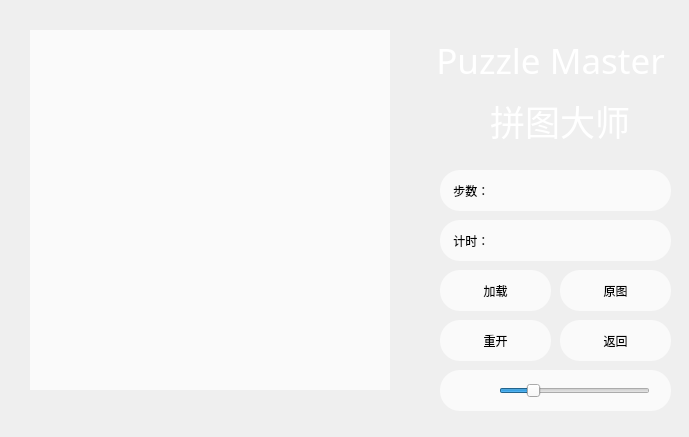
<?xml version="1.0" encoding="UTF-8"?>
<ui version="4.0">
 <class>hard</class>
 <widget class="QDialog" name="hard">
  <property name="geometry">
   <rect>
    <x>0</x>
    <y>0</y>
    <width>689</width>
    <height>437</height>
   </rect>
  </property>
  <property name="windowTitle">
   <string>Dialog</string>
  </property>
  <widget class="QPushButton" name="setpic">
   <property name="geometry">
    <rect>
     <x>440</x>
     <y>270</y>
     <width>111</width>
     <height>41</height>
    </rect>
   </property>
   <property name="styleSheet">
    <string notr="true">QPushButton{
	border-radius:20px;
	background-color: rgba(255, 255, 255,0.7);
	font: 75 12pt &quot;微软雅黑&quot;;
}
QPushButton:hover{
	background-color: rgba(255, 255, 255,0.9);
}
QPushButton:pressed{
	background-color: rgba(255, 255, 255,0.95);
}


</string>
   </property>
   <property name="text">
    <string>加载</string>
   </property>
  </widget>
  <widget class="QPushButton" name="back1">
   <property name="geometry">
    <rect>
     <x>560</x>
     <y>320</y>
     <width>111</width>
     <height>41</height>
    </rect>
   </property>
   <property name="styleSheet">
    <string notr="true">QPushButton{
	border-radius:20px;
	background-color: rgba(255, 255, 255,0.7);
	font: 75 12pt &quot;微软雅黑&quot;;
}
QPushButton:hover{
	background-color: rgba(255, 255, 255,0.9);
}
QPushButton:pressed{
	background-color: rgba(255, 255, 255,0.95);
}


</string>
   </property>
   <property name="text">
    <string>返回</string>
   </property>
  </widget>
  <widget class="QLabel" name="picbg">
   <property name="geometry">
    <rect>
     <x>31</x>
     <y>34</y>
     <width>381</width>
     <height>371</height>
    </rect>
   </property>
   <property name="text">
    <string/>
   </property>
  </widget>
  <widget class="QLabel" name="yuantu">
   <property name="geometry">
    <rect>
     <x>30</x>
     <y>30</y>
     <width>361</width>
     <height>361</height>
    </rect>
   </property>
   <property name="text">
    <string/>
   </property>
   <property name="scaledContents">
    <bool>true</bool>
   </property>
   <property name="alignment">
    <set>Qt::AlignCenter</set>
   </property>
  </widget>
  <widget class="QLabel" name="p1">
   <property name="geometry">
    <rect>
     <x>30</x>
     <y>30</y>
     <width>90</width>
     <height>90</height>
    </rect>
   </property>
   <property name="text">
    <string/>
   </property>
   <property name="scaledContents">
    <bool>true</bool>
   </property>
   <property name="alignment">
    <set>Qt::AlignCenter</set>
   </property>
  </widget>
  <widget class="QLabel" name="titleEng">
   <property name="geometry">
    <rect>
     <x>400</x>
     <y>20</y>
     <width>301</width>
     <height>81</height>
    </rect>
   </property>
   <property name="font">
    <font>
     <family>Againts</family>
     <pointsize>26</pointsize>
    </font>
   </property>
   <property name="styleSheet">
    <string notr="true">color: rgb(255, 255, 255);</string>
   </property>
   <property name="text">
    <string>Puzzle Master</string>
   </property>
   <property name="alignment">
    <set>Qt::AlignCenter</set>
   </property>
  </widget>
  <widget class="QLabel" name="bgwhite">
   <property name="geometry">
    <rect>
     <x>30</x>
     <y>30</y>
     <width>360</width>
     <height>360</height>
    </rect>
   </property>
   <property name="styleSheet">
    <string notr="true">
background-color: rgba(255, 255, 255,0.7);</string>
   </property>
   <property name="text">
    <string/>
   </property>
  </widget>
  <widget class="QPushButton" name="showpic">
   <property name="geometry">
    <rect>
     <x>560</x>
     <y>270</y>
     <width>111</width>
     <height>41</height>
    </rect>
   </property>
   <property name="styleSheet">
    <string notr="true">QPushButton{
	border-radius:20px;
	background-color: rgba(255, 255, 255,0.7);
	font: 75 12pt &quot;微软雅黑&quot;;
}
QPushButton:hover{
	background-color: rgba(255, 255, 255,0.9);
}
QPushButton:pressed{
	background-color: rgba(255, 255, 255,0.95);
}


</string>
   </property>
   <property name="text">
    <string>原图</string>
   </property>
  </widget>
  <widget class="QTextBrowser" name="showtime">
   <property name="geometry">
    <rect>
     <x>520</x>
     <y>220</y>
     <width>131</width>
     <height>41</height>
    </rect>
   </property>
   <property name="font">
    <font>
     <family>微软雅黑</family>
     <pointsize>14</pointsize>
    </font>
   </property>
   <property name="styleSheet">
    <string notr="true">background:transparent;
border-width:0;
border-style:outset;</string>
   </property>
   <property name="html">
    <string>&lt;!DOCTYPE HTML PUBLIC &quot;-//W3C//DTD HTML 4.0//EN&quot; &quot;http://www.w3.org/TR/REC-html40/strict.dtd&quot;&gt;
&lt;html&gt;&lt;head&gt;&lt;meta name=&quot;qrichtext&quot; content=&quot;1&quot; /&gt;&lt;style type=&quot;text/css&quot;&gt;
p, li { white-space: pre-wrap; }
&lt;/style&gt;&lt;/head&gt;&lt;body style=&quot; font-family:'微软雅黑'; font-size:14pt; font-weight:400; font-style:normal;&quot;&gt;
&lt;p align=&quot;center&quot; style=&quot;-qt-paragraph-type:empty; margin-top:0px; margin-bottom:0px; margin-left:0px; margin-right:0px; -qt-block-indent:0; text-indent:0px; font-family:'SimSun'; font-size:9pt;&quot;&gt;&lt;br /&gt;&lt;/p&gt;&lt;/body&gt;&lt;/html&gt;</string>
   </property>
  </widget>
  <widget class="QPushButton" name="restart">
   <property name="geometry">
    <rect>
     <x>440</x>
     <y>320</y>
     <width>111</width>
     <height>41</height>
    </rect>
   </property>
   <property name="styleSheet">
    <string notr="true">QPushButton{
	border-radius:20px;
	background-color: rgba(255, 255, 255,0.7);
	font: 75 12pt &quot;微软雅黑&quot;;
}
QPushButton:hover{
	background-color: rgba(255, 255, 255,0.9);
}
QPushButton:pressed{
	background-color: rgba(255, 255, 255,0.95);
}


</string>
   </property>
   <property name="text">
    <string>重开</string>
   </property>
  </widget>
  <widget class="QLabel" name="step">
   <property name="geometry">
    <rect>
     <x>440</x>
     <y>170</y>
     <width>231</width>
     <height>41</height>
    </rect>
   </property>
   <property name="styleSheet">
    <string notr="true">
	border-radius:20px;
	background-color: rgba(255, 255, 255,0.7);
	font: 75 12pt &quot;微软雅黑&quot;;
</string>
   </property>
   <property name="text">
    <string>    步数：</string>
   </property>
  </widget>
  <widget class="QSlider" name="volslider">
   <property name="geometry">
    <rect>
     <x>499</x>
     <y>380</y>
     <width>151</width>
     <height>21</height>
    </rect>
   </property>
   <property name="styleSheet">
    <string notr="true">QSlider{
    border-color: #cbcbcb;
}

</string>
   </property>
   <property name="sliderPosition">
    <number>20</number>
   </property>
   <property name="tracking">
    <bool>true</bool>
   </property>
   <property name="orientation">
    <enum>Qt::Horizontal</enum>
   </property>
   <property name="invertedAppearance">
    <bool>false</bool>
   </property>
   <property name="invertedControls">
    <bool>false</bool>
   </property>
   <property name="tickPosition">
    <enum>QSlider::NoTicks</enum>
   </property>
   <property name="tickInterval">
    <number>20</number>
   </property>
  </widget>
  <widget class="QLabel" name="time">
   <property name="geometry">
    <rect>
     <x>440</x>
     <y>220</y>
     <width>231</width>
     <height>41</height>
    </rect>
   </property>
   <property name="styleSheet">
    <string notr="true">
	border-radius:20px;
	background-color: rgba(255, 255, 255,0.7);
	font: 75 12pt &quot;微软雅黑&quot;;
</string>
   </property>
   <property name="text">
    <string>    计时：</string>
   </property>
  </widget>
  <widget class="QLabel" name="titleChi">
   <property name="geometry">
    <rect>
     <x>490</x>
     <y>80</y>
     <width>191</width>
     <height>81</height>
    </rect>
   </property>
   <property name="font">
    <font>
     <family>演示镇魂行楷</family>
     <pointsize>26</pointsize>
    </font>
   </property>
   <property name="styleSheet">
    <string notr="true">color: rgb(255, 255, 255);</string>
   </property>
   <property name="text">
    <string>拼图大师</string>
   </property>
  </widget>
  <widget class="QLabel" name="bg">
   <property name="geometry">
    <rect>
     <x>0</x>
     <y>0</y>
     <width>691</width>
     <height>441</height>
    </rect>
   </property>
   <property name="styleSheet">
    <string notr="true">border-image: url(:/main.jpg);</string>
   </property>
   <property name="text">
    <string/>
   </property>
  </widget>
  <widget class="QTextBrowser" name="showstep">
   <property name="geometry">
    <rect>
     <x>520</x>
     <y>170</y>
     <width>131</width>
     <height>41</height>
    </rect>
   </property>
   <property name="font">
    <font>
     <family>微软雅黑</family>
     <pointsize>14</pointsize>
    </font>
   </property>
   <property name="styleSheet">
    <string notr="true">background:transparent;
border-width:0;
border-style:outset;</string>
   </property>
   <property name="html">
    <string>&lt;!DOCTYPE HTML PUBLIC &quot;-//W3C//DTD HTML 4.0//EN&quot; &quot;http://www.w3.org/TR/REC-html40/strict.dtd&quot;&gt;
&lt;html&gt;&lt;head&gt;&lt;meta name=&quot;qrichtext&quot; content=&quot;1&quot; /&gt;&lt;style type=&quot;text/css&quot;&gt;
p, li { white-space: pre-wrap; }
&lt;/style&gt;&lt;/head&gt;&lt;body style=&quot; font-family:'微软雅黑'; font-size:14pt; font-weight:400; font-style:normal;&quot;&gt;
&lt;p align=&quot;center&quot; style=&quot;-qt-paragraph-type:empty; margin-top:0px; margin-bottom:0px; margin-left:0px; margin-right:0px; -qt-block-indent:0; text-indent:0px;&quot;&gt;&lt;br /&gt;&lt;/p&gt;&lt;/body&gt;&lt;/html&gt;</string>
   </property>
  </widget>
  <widget class="QPushButton" name="vol">
   <property name="geometry">
    <rect>
     <x>450</x>
     <y>370</y>
     <width>41</width>
     <height>41</height>
    </rect>
   </property>
   <property name="styleSheet">
    <string notr="true">QPushButton{
	border-radius:1px;
	background-color: rgba(255, 255, 255,0);
	border-image: url(:/sound.png);
}

</string>
   </property>
   <property name="text">
    <string/>
   </property>
  </widget>
  <widget class="QLabel" name="volumnbg">
   <property name="geometry">
    <rect>
     <x>440</x>
     <y>370</y>
     <width>231</width>
     <height>41</height>
    </rect>
   </property>
   <property name="styleSheet">
    <string notr="true">border-radius:20px;
	background-color: rgba(255, 255, 255,0.7);</string>
   </property>
   <property name="text">
    <string/>
   </property>
  </widget>
  <widget class="QLabel" name="p2">
   <property name="geometry">
    <rect>
     <x>120</x>
     <y>30</y>
     <width>90</width>
     <height>90</height>
    </rect>
   </property>
   <property name="text">
    <string/>
   </property>
   <property name="scaledContents">
    <bool>true</bool>
   </property>
   <property name="alignment">
    <set>Qt::AlignCenter</set>
   </property>
  </widget>
  <widget class="QLabel" name="p5">
   <property name="geometry">
    <rect>
     <x>30</x>
     <y>120</y>
     <width>90</width>
     <height>90</height>
    </rect>
   </property>
   <property name="text">
    <string/>
   </property>
   <property name="scaledContents">
    <bool>true</bool>
   </property>
   <property name="alignment">
    <set>Qt::AlignCenter</set>
   </property>
  </widget>
  <widget class="QLabel" name="p6">
   <property name="geometry">
    <rect>
     <x>120</x>
     <y>120</y>
     <width>90</width>
     <height>90</height>
    </rect>
   </property>
   <property name="text">
    <string/>
   </property>
   <property name="scaledContents">
    <bool>true</bool>
   </property>
   <property name="alignment">
    <set>Qt::AlignCenter</set>
   </property>
  </widget>
  <widget class="QLabel" name="p7">
   <property name="geometry">
    <rect>
     <x>210</x>
     <y>120</y>
     <width>90</width>
     <height>90</height>
    </rect>
   </property>
   <property name="text">
    <string/>
   </property>
   <property name="scaledContents">
    <bool>true</bool>
   </property>
   <property name="alignment">
    <set>Qt::AlignCenter</set>
   </property>
  </widget>
  <widget class="QLabel" name="p8">
   <property name="geometry">
    <rect>
     <x>300</x>
     <y>120</y>
     <width>90</width>
     <height>90</height>
    </rect>
   </property>
   <property name="text">
    <string/>
   </property>
   <property name="scaledContents">
    <bool>true</bool>
   </property>
   <property name="alignment">
    <set>Qt::AlignCenter</set>
   </property>
  </widget>
  <widget class="QLabel" name="p9">
   <property name="geometry">
    <rect>
     <x>30</x>
     <y>210</y>
     <width>90</width>
     <height>90</height>
    </rect>
   </property>
   <property name="text">
    <string/>
   </property>
   <property name="scaledContents">
    <bool>true</bool>
   </property>
   <property name="alignment">
    <set>Qt::AlignCenter</set>
   </property>
  </widget>
  <widget class="QLabel" name="p10">
   <property name="geometry">
    <rect>
     <x>120</x>
     <y>210</y>
     <width>90</width>
     <height>90</height>
    </rect>
   </property>
   <property name="text">
    <string/>
   </property>
   <property name="scaledContents">
    <bool>true</bool>
   </property>
   <property name="alignment">
    <set>Qt::AlignCenter</set>
   </property>
  </widget>
  <widget class="QLabel" name="p11">
   <property name="geometry">
    <rect>
     <x>210</x>
     <y>210</y>
     <width>90</width>
     <height>90</height>
    </rect>
   </property>
   <property name="text">
    <string/>
   </property>
   <property name="scaledContents">
    <bool>true</bool>
   </property>
   <property name="alignment">
    <set>Qt::AlignCenter</set>
   </property>
  </widget>
  <widget class="QLabel" name="p12">
   <property name="geometry">
    <rect>
     <x>300</x>
     <y>210</y>
     <width>90</width>
     <height>90</height>
    </rect>
   </property>
   <property name="text">
    <string/>
   </property>
   <property name="scaledContents">
    <bool>true</bool>
   </property>
   <property name="alignment">
    <set>Qt::AlignCenter</set>
   </property>
  </widget>
  <widget class="QLabel" name="p3">
   <property name="geometry">
    <rect>
     <x>210</x>
     <y>30</y>
     <width>90</width>
     <height>90</height>
    </rect>
   </property>
   <property name="text">
    <string/>
   </property>
   <property name="scaledContents">
    <bool>true</bool>
   </property>
   <property name="alignment">
    <set>Qt::AlignCenter</set>
   </property>
  </widget>
  <widget class="QLabel" name="p4">
   <property name="geometry">
    <rect>
     <x>300</x>
     <y>30</y>
     <width>90</width>
     <height>90</height>
    </rect>
   </property>
   <property name="text">
    <string/>
   </property>
   <property name="scaledContents">
    <bool>true</bool>
   </property>
   <property name="alignment">
    <set>Qt::AlignCenter</set>
   </property>
  </widget>
  <widget class="QLabel" name="p13">
   <property name="geometry">
    <rect>
     <x>30</x>
     <y>300</y>
     <width>90</width>
     <height>90</height>
    </rect>
   </property>
   <property name="text">
    <string/>
   </property>
   <property name="scaledContents">
    <bool>true</bool>
   </property>
   <property name="alignment">
    <set>Qt::AlignCenter</set>
   </property>
  </widget>
  <widget class="QLabel" name="p14">
   <property name="geometry">
    <rect>
     <x>120</x>
     <y>300</y>
     <width>90</width>
     <height>90</height>
    </rect>
   </property>
   <property name="text">
    <string/>
   </property>
   <property name="scaledContents">
    <bool>true</bool>
   </property>
   <property name="alignment">
    <set>Qt::AlignCenter</set>
   </property>
  </widget>
  <widget class="QLabel" name="p15">
   <property name="geometry">
    <rect>
     <x>210</x>
     <y>300</y>
     <width>90</width>
     <height>90</height>
    </rect>
   </property>
   <property name="text">
    <string/>
   </property>
   <property name="scaledContents">
    <bool>true</bool>
   </property>
   <property name="alignment">
    <set>Qt::AlignCenter</set>
   </property>
  </widget>
  <widget class="QLabel" name="p16">
   <property name="geometry">
    <rect>
     <x>300</x>
     <y>300</y>
     <width>90</width>
     <height>90</height>
    </rect>
   </property>
   <property name="text">
    <string/>
   </property>
   <property name="scaledContents">
    <bool>true</bool>
   </property>
   <property name="alignment">
    <set>Qt::AlignCenter</set>
   </property>
  </widget>
  <zorder>bg</zorder>
  <zorder>setpic</zorder>
  <zorder>back1</zorder>
  <zorder>picbg</zorder>
  <zorder>titleEng</zorder>
  <zorder>bgwhite</zorder>
  <zorder>showpic</zorder>
  <zorder>restart</zorder>
  <zorder>time</zorder>
  <zorder>titleChi</zorder>
  <zorder>volumnbg</zorder>
  <zorder>vol</zorder>
  <zorder>volslider</zorder>
  <zorder>p1</zorder>
  <zorder>p2</zorder>
  <zorder>p5</zorder>
  <zorder>p6</zorder>
  <zorder>p7</zorder>
  <zorder>p8</zorder>
  <zorder>p9</zorder>
  <zorder>p10</zorder>
  <zorder>p11</zorder>
  <zorder>p12</zorder>
  <zorder>p3</zorder>
  <zorder>p4</zorder>
  <zorder>p13</zorder>
  <zorder>p14</zorder>
  <zorder>p15</zorder>
  <zorder>p16</zorder>
  <zorder>yuantu</zorder>
  <zorder>step</zorder>
  <zorder>showstep</zorder>
  <zorder>showtime</zorder>
 </widget>
 <resources/>
 <connections/>
</ui>
